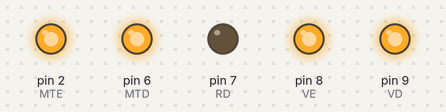
A sketch run on a simulated Arduino Uno, built with avr-gcc and run on an emulated ATmega328P. Parts: output pins drawn as LEDs (lit = HIGH). What the sketch prints to the serial monitor is not drawn.

Above: at 0.1 s.
Timing chart, 0 to 1.6 s (numbered marks = the images above):
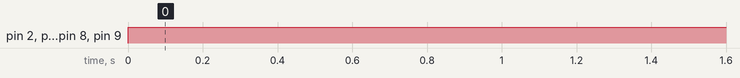

Measured:
- by itself, pin 2 (MTE), pin 6 (MTD), pin 8 (VE), pin 9 (VD): LOW → HIGH at 0.00 s

The sketch:

VSSS_Robot.ino
```cpp
//Motor direito
#define MTD 6
#define RD 7

//Motor Esquerdo
#define MTE 2
#define RE 3

//Velocidade dos motores
#define VE 8
#define VD 9


int calcularVelocidade(float percentual) {
  float val = percentual/100;
  int ret = val*255;
  return ret;
}


void walk() {
  Serial.println("Andando");

  digitalWrite(MTD, HIGH);
  digitalWrite(RD, LOW);


  digitalWrite(MTE, HIGH);
  digitalWrite(RE, LOW);


  analogWrite(VE, calcularVelocidade(100));
  analogWrite(VD, calcularVelocidade(100));


}


void setup() {
  // put your setup code here, to run once:
  Serial.begin(115200);

  pinMode(MTE, OUTPUT);
  pinMode(RE, OUTPUT);

  pinMode(MTD, OUTPUT);
  pinMode(RD, OUTPUT);

  pinMode(VE, OUTPUT);
  pinMode(VD, OUTPUT);

  /*ledcSetup(canal, frequencia, resolucao);
  ledcAttachPin(VE, canal);
  ledcAttachPin(VD, canal);*/

}

void loop() {
  // put your main code here, to run repeatedly:

  walk();
}
```
